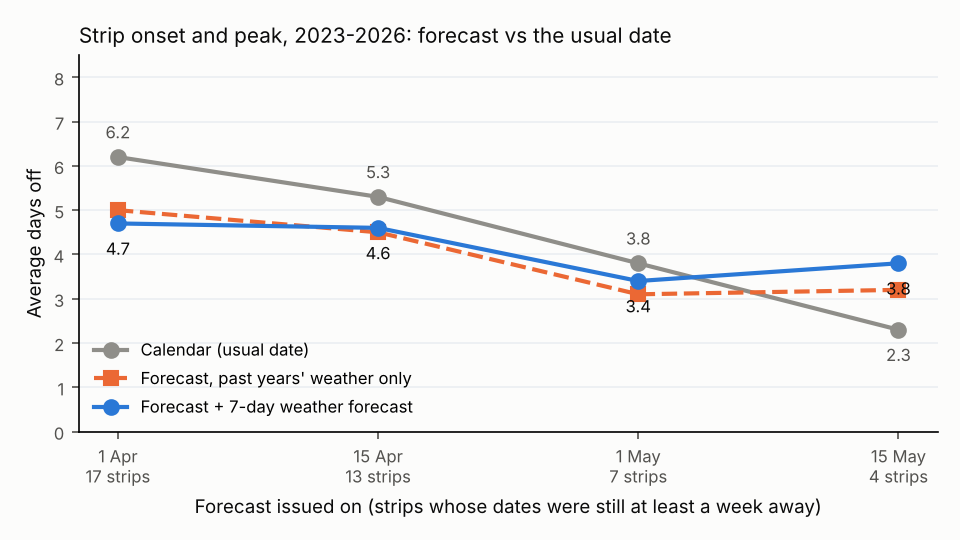

Recreate this plot in Python.
#!/usr/bin/env python3
"""Lead-time backtest: how many weeks ahead is the live map's strip forecast better than the calendar?

For each season 2023-2026 and each issue date (1 Apr, 15 Apr, 1 May, 15 May, 1 Jun) the live forecast is rebuilt as
it would have stood that morning (build_live.build, frozen P3 fits, no refit), three ways:
- analogs:  real weather through the newest day the morning job really has (issue day minus build_live.PRISM_LAG_DAYS,
            3 days), then past years' weather (what a backfill does);
- gfs:      the same plus 7 forecast days from there, as the live job asks Open-Meteo for, from GFS runs the issuer
            already had (NOAA's AWS archive), standing in for Open-Meteo, which keeps no archive: the 2 days between
            the last PRISM day and the issue day each from the 00Z run of that day (its first 24 hours: model output,
            as Open-Meteo serves recent days), then days 1-5 of the issue day's 00Z run;
- perfect:  the same 7 days as real weather (PRISM): the most a 7-day forecast could ever add.
Each forecast is graded strip by strip against that season's research-grade first-wave records with scorecard.py's
own code (score_band: real onset / peak = 10th percentile / median day, >= 20 records, graded only if issued at
least 7 days before the real date), against the calendar.

No peeking for 2023-2025 (seasons the frozen model was fitted on): only the fold fit that left that year out is used,
that year is dropped from the past-weather endings, and the calendar, the past-miss widening and the strip weights
use the other years only. 2026 runs exactly as the live job would (all 11 fits x 11 endings).

Observed weather is PRISM via RCC-ACIS, as the live job (cached per season in notebooks/data, gitignored). GFS needs
pygrib (`pip install pygrib`); only the 2 m max/min temperature fields are fetched (byte ranges).

Run: python3 pipeline/live/leadtime.py            # downloads once into notebooks/data/leadtime/, then ~minutes
     python3 -m pytest pipeline/live/test_leadtime.py
"""
import argparse
import datetime as dt
import json
import sys
import urllib.request
from concurrent.futures import ThreadPoolExecutor
from pathlib import Path

import numpy as np
import pandas as pd

HERE = Path(__file__).resolve().parent
sys.path.insert(0, str(HERE.parent))
from live import build_live as L, rehearse as R, scorecard as S, sources  # noqa: E402

import h3  # noqa: E402

CACHE = L.ROOT / "notebooks" / "data" / "leadtime"
SEASONS = (2023, 2024, 2025, 2026)
ISSUES = ("04-01", "04-15", "05-01", "05-15", "06-01")
VARIANTS = ("analogs", "gfs", "perfect")
SCORE_TODAY = dt.date(2026, 10, 24)          # records known by the Monday on or before this (as SCORECARD_2026)
GFS = "https://noaa-gfs-bdp-pds.s3.amazonaws.com/gfs.{d:%Y%m%d}/00/atmos/gfs.t00z.pgrb2.0p50.f{h:03d}"
LEAD_BINS = ((7, 14), (14, 28), (28, 42), (42, 63), (63, 200))   # days from issue to the real date


# ---------------------------------------------------------------- pure helpers (tested)
def bilinear(field, lats, lngs, lat0=90.0, lng0=0.0, step=0.5):
    """Bilinear value of a regular global grid (rows from lat0 going south, columns from lng0 going east, `step`
    degrees, longitudes wrapping) at each point."""
    nlat, nlng = field.shape
    y = (lat0 - np.asarray(lats, float)) / step
    x = (np.asarray(lngs, float) - lng0) % 360.0 / step
    y0 = np.clip(np.floor(y).astype(int), 0, nlat - 2)
    x0 = np.floor(x).astype(int) % nlng
    x1 = (x0 + 1) % nlng
    fy, fx = y - y0, x - np.floor(x)
    return ((1 - fy) * (1 - fx) * field[y0, x0] + (1 - fy) * fx * field[y0, x1]
            + fy * (1 - fx) * field[y0 + 1, x0] + fy * fx * field[y0 + 1, x1])


def daily_extremes(win_max, win_min, n_days):
    """Daily Tmax / Tmin from 6-hour window max / min, [point, window] with window 0 starting 06Z of the first day
    (about 1 am Central): 4 windows per weather day. -> ([point, day] tmin, [point, day] tmax)."""
    wmax = np.asarray(win_max, float)[:, :4 * n_days].reshape(len(win_max), n_days, 4)
    wmin = np.asarray(win_min, float)[:, :4 * n_days].reshape(len(win_min), n_days, 4)
    return wmin.min(2), wmax.max(2)


def without_year(replay, year):
    """The replay file with one year's moths taken out (its scored strip-years and its sightings), so a forecast for
    that year sizes its range, weights its strips and sets its calendar from the other years only."""
    out = dict(replay)
    out["scores"] = [s for s in replay["scores"] if s["year"] != year]
    out["sightings"] = [s for s in replay["sightings"] if s[1] != year]
    return out


def date_errors(row, season, issued):
    """Per-date lead and errors from one scored score_band row: [(kind, lead days, |forecast|, |calendar|)]."""
    if row.get("status") != "scored":
        return []
    out = []
    for k in ("onset", "peak"):
        r = row[k]
        lead = (S.doy_date(season, int(np.floor(r["real"]))) - issued).days
        out.append((k, lead, abs(r["error"]), abs(r["calendar_error"])))
    return out


def by_lead(errs, bins=LEAD_BINS):
    """Mean |error| per lead bin: errs [(lead, |fc| dict by variant, |cal|)] -> [(lo, hi, n, {variant: mae}, cal)]."""
    out = []
    for lo, hi in bins:
        got = [e for e in errs if lo <= e[0] < hi]
        if not got:
            continue
        vs = got[0][1].keys()
        out.append((lo, hi, len(got), {v: float(np.mean([g[1][v] for g in got])) for v in vs},
                    float(np.mean([g[2] for g in got]))))
    return out


# ---------------------------------------------------------------- downloads (cached)
def _get(url, rng=None):
    req = urllib.request.Request(url, headers={**sources.UA, **({"Range": f"bytes={rng[0]}-{rng[1]}"} if rng else {})})
    for attempt in range(5):
        try:
            with urllib.request.urlopen(req, timeout=120) as r:
                return r.read()
        except Exception:  # noqa: BLE001
            if attempt == 4:
                raise
    return None


def gfs_window(day: dt.date, fh: int, lats, lngs):
    """2 m max / min temperature (deg C) over the 6 hours ending fh hours after the 00Z run of `day`, at each point."""
    import pygrib
    url = GFS.format(d=day, h=fh)
    idx = _get(url + ".idx").decode().splitlines()
    offs = [int(line.split(":")[1]) for line in idx]
    want = {}
    for i, line in enumerate(idx):
        f = line.split(":")
        if f[3] in ("TMAX", "TMIN") and f[4] == "2 m above ground":
            want[f[3]] = (offs[i], offs[i + 1] - 1)
    out = []
    for k in ("TMAX", "TMIN"):
        g = pygrib.fromstring(_get(url, want[k]))
        out.append(bilinear(g.values - 273.15, lats, lngs, g.latitudeOfFirstGridPointInDegrees, 0.0, 0.5))
    return out


def gfs_days(run: dt.date, cells, n_days=L.FORECAST_DAYS):
    """Daily Tmin / Tmax [cell, n_days] for run .. run + n_days - 1 from the 00Z GFS run of day `run` (cached)."""
    name = f"gfs_{run.isoformat()}.npz" if n_days == L.FORECAST_DAYS else f"gfs_{run.isoformat()}_{n_days}d.npz"
    path = CACHE / name
    if path.exists():
        z = np.load(path)
        return z["tmin"], z["tmax"]
    ll = np.array([h3.cell_to_latlng(c) for c in cells])
    hours = [12 + 6 * j for j in range(4 * n_days)]                   # windows 06Z run day .. 06Z run + n_days
    with ThreadPoolExecutor(6) as ex:
        got = list(ex.map(lambda h: gfs_window(run, h, ll[:, 0], ll[:, 1]), hours))
    tmin, tmax = daily_extremes(np.array([g[0] for g in got]).T, np.array([g[1] for g in got]).T, n_days)
    path.parent.mkdir(parents=True, exist_ok=True)
    np.savez_compressed(path, tmin=tmin, tmax=tmax)
    return tmin, tmax


def gfs_week(issue: dt.date, cells):
    """Daily Tmin / Tmax [cell, 7] for issue .. issue + 6 from the 00Z GFS run of the issue day (cached)."""
    return gfs_days(issue, cells)


def forecast_days(as_of: dt.date, issue: dt.date, n_days, model_day):
    """What the issuer's 7-day forecast holds, day by day, using only model runs out by the issue morning: each day
    before the issue day from the 00Z run of that same day (its first 24 hours), the rest from the issue day's 00Z run.
    model_day(run_day, n) -> (tmin, tmax) [cell, n] from that run. Returns [cell, n_days] arrays."""
    parts = [model_day(as_of + dt.timedelta(days=k), 1) for k in range(1, (issue - as_of).days)]
    parts.append(model_day(issue, L.FORECAST_DAYS))
    return tuple(np.concatenate([q[i] for q in parts], 1)[:, :n_days] for i in (0, 1))


def season_records(season):
    """Research-grade luna records for a season, as the scorecard fetches them (cached)."""
    path = L.ROOT / "notebooks" / "data" / f"luna_{season}_rg.parquet"
    if path.exists():
        return pd.read_parquet(path)
    raw = S.fetch_records(season, min(SCORE_TODAY, dt.date(season, 12, 31)))
    raw.to_parquet(path)
    return raw


# ---------------------------------------------------------------- one forecast
class Patched:
    """Points build_live at one season's cached weather and one replay/fit subset, the way rehearse.py does."""

    def __init__(self, season, cells):
        self.season, self.cells = season, cells
        self.start, self.tmin, self.tmax = R.cached_prism(season, cells, through=dt.date(season, 6, 30))
        self.index = {(round(a, 6), round(b, 6)): i for i, (a, b) in enumerate(h3.cell_to_latlng(c) for c in cells)}
        self.orig = (L.REPLAY, L.FOLD_FITS, L.temperature_cube, sources.prism_acis, sources.open_meteo,
                     L.season_sightings)
        self.forecast = None

    def prism_acis(self, lat, lng, s, e):
        """The cached season by ACIS date (sources.prism_point applies the weather-day rule on top)."""
        i, a0 = self.index[(round(lat, 6), round(lng, 6))], (s - self.start).days
        return self.tmin[i, a0:a0 + (e - s).days + 1].copy(), self.tmax[i, a0:a0 + (e - s).days + 1].copy()

    def prism_cube(self, s, e):
        """Real weather s..e for every cell by weather day (each high from the next ACIS date)."""
        a0 = (s - self.start).days
        return sources.weather_days(self.tmin[:, a0:a0 + (e - s).days + 2], self.tmax[:, a0:a0 + (e - s).days + 2])

    def __enter__(self):
        season = self.season
        sources.prism_acis = self.prism_acis
        sources.open_meteo = lambda lats, lngs, s, e: self.forecast
        L.season_sightings = lambda *_: []
        if season <= L.ANALOG_YEARS[1]:            # a fitted year: no peeking at its moths or its weather
            replay = without_year(json.loads(self.orig[0].read_text()), season)
            ff = json.loads(self.orig[1].read_text())
            ff["folds"] = {str(season): ff["folds"][str(season)]}
            CACHE.mkdir(parents=True, exist_ok=True)
            (CACHE / f"replay_wo_{season}.json").write_text(json.dumps(replay))
            (CACHE / f"fits_wo_{season}.json").write_text(json.dumps(ff))
            L.REPLAY, L.FOLD_FITS = CACHE / f"replay_wo_{season}.json", CACHE / f"fits_wo_{season}.json"
            cube = self.orig[2]

            def drop(cells, y0, y1, cache):
                h, years, a, b = cube(cells, y0, y1, cache)
                k = years != season
                return h, years[k], a[:, k], b[:, k]
            L.temperature_cube = drop
        return self

    def __exit__(self, *exc):
        L.REPLAY, L.FOLD_FITS, L.temperature_cube, sources.prism_acis, sources.open_meteo, L.season_sightings = self.orig


def forecast(p: Patched, issue: dt.date, variant):
    """One rebuilt forecast, filed as issued on `issue` with real weather through the newest day the morning job has."""
    as_of = issue - dt.timedelta(days=L.PRISM_LAG_DAYS)
    f0, f1 = as_of + dt.timedelta(days=1), as_of + dt.timedelta(days=L.FORECAST_DAYS)
    if variant == "gfs":       # model data only: no real weather past as_of, which the issuer could not have had
        p.forecast = forecast_days(as_of, issue, L.FORECAST_DAYS, lambda d, n: gfs_days(d, p.cells, n))
    elif variant == "perfect":
        p.forecast = p.prism_cube(f0, f1)
    live = L.build(p.season, as_of, variant != "analogs", SCORE_TODAY)
    return S.archive_entry(live, issued=issue.isoformat())


# ---------------------------------------------------------------- run
def run(seasons=SEASONS, issues=ISSUES, variants=VARIANTS):
    base = json.loads(L.REPLAY.read_text())
    cells = base["cells"]
    cuts = {b["label"]: min(int(b["cutoff"] or S.FALLBACK_CUT), S.FALLBACK_CUT) for b in base["bands"]}
    score_date = S.week_start(SCORE_TODAY)
    rows = []
    for season in seasons:
        raw = season_records(season)
        rec = S.first_wave(raw, season, cuts, score_date)
        cal = S.calendar(without_year(base, season) if season <= L.ANALOG_YEARS[1] else base)
        with Patched(season, cells) as p:
            for md in issues:
                issue = dt.date.fromisoformat(f"{season}-{md}")
                for v in variants:
                    path = CACHE / "forecasts" / f"{issue.isoformat()}_{v}.json"
                    if path.exists():
                        e = json.loads(path.read_text())
                    else:
                        e = forecast(p, issue, v)
                        path.parent.mkdir(parents=True, exist_ok=True)
                        path.write_text(json.dumps(e))
                    for b in cuts:
                        r = S.score_band(b, rec[rec.band == b], season, cuts[b], score_date, [e], e["model"], cal)
                        rows.append({"season": season, "issue": md, "variant": v, "band": b, "row": r,
                                     "dates": date_errors(r, season, issue)})
                    print(f"{season} {md} {v}: " + " ".join(
                        f"{x['band']}={x['row'].get('miss', x['row']['status'])}" for x in rows[-len(cuts):]), flush=True)
    return rows


def summarise(rows, variants=VARIANTS):
    """By issue date: strips scored, mean miss per variant and calendar (scorecard metric); and by lead time."""
    by_issue = []
    for md in ISSUES:
        got = {v: [x["row"] for x in rows if x["issue"] == md and x["variant"] == v and x["row"]["status"] == "scored"]
               for v in variants}
        n = len(got[variants[0]])
        if not n:
            continue
        won = "gfs" if "gfs" in got else variants[0]      # "won" counts the forecast as the live job makes it
        by_issue.append({"issue": md, "strips": n,
                         **{v: round(float(np.mean([r["miss"] for r in got[v]])), 1) for v in variants},
                         "calendar": round(float(np.mean([r["calendar_miss"] for r in got[variants[0]]])), 1),
                         "beat_calendar": sum(r["miss"] < r["calendar_miss"] for r in got[won]), "beat_calendar_variant": won})
    keyed = {}
    for x in rows:
        for k, lead, fc, cal in x["dates"]:
            keyed.setdefault((x["season"], x["issue"], x["band"], k), [lead, {}, cal])[1][x["variant"]] = fc
    lead = [(lo, hi, n, {v: round(m, 1) for v, m in ms.items()}, round(c, 1))
            for lo, hi, n, ms, c in by_lead([tuple(v) for v in keyed.values() if len(v[1]) == len(variants)])]
    return by_issue, lead


def chart(by_issue, path):
    """Average days off by issue date: the forecast with and without the 7-day weather, and the calendar."""
    import matplotlib
    matplotlib.use("Agg")
    import matplotlib.pyplot as plt
    ink, muted, surface = "#0b0b0b", "#52514e", "#fcfcfb"
    x = np.arange(len(by_issue))
    fig, ax = plt.subplots(figsize=(6.4, 3.6), dpi=150, facecolor=surface)
    ax.set_facecolor(surface)
    series = (("calendar", "Calendar (usual date)", "#8f8e89", "o", "-"),
              ("analogs", "Forecast, past years' weather only", "#eb6834", "s", "--"),
              ("gfs", "Forecast + 7-day weather forecast", "#2a78d6", "o", "-"))
    for key, label, color, marker, ls in series:
        ax.plot(x, [r[key] for r in by_issue], color=color, lw=2, marker=marker, ms=7, ls=ls, label=label)
    for i, r in enumerate(by_issue):
        below = r["gfs"] <= r["calendar"]
        ax.annotate(f"{r['gfs']:.1f}", (x[i], r["gfs"]), textcoords="offset points", xytext=(0, -15),
                    ha="center", fontsize=8, color=ink)
        ax.annotate(f"{r['calendar']:.1f}", (x[i], r["calendar"]), textcoords="offset points",
                    xytext=(0, 9 if below else -15), ha="center", fontsize=8, color=muted)
    when = {"04-01": "1 Apr", "04-15": "15 Apr", "05-01": "1 May", "05-15": "15 May", "06-01": "1 Jun"}
    ax.set_xticks(x, [f"{when[r['issue']]}\n{r['strips']} strips" for r in by_issue])
    ax.set_xlabel("Forecast issued on (strips whose dates were still at least a week away)", color=ink, fontsize=9)
    ax.set_ylabel("Average days off", color=ink, fontsize=9)
    ax.set_ylim(0, 8.5)
    for sp in ("top", "right"):
        ax.spines[sp].set_visible(False)
    ax.tick_params(colors=muted, labelsize=8)
    ax.grid(axis="y", color="#eaeef2", lw=0.8)
    ax.set_axisbelow(True)
    ax.legend(frameon=False, fontsize=8, loc="lower left")
    ax.set_title("Strip onset and peak, 2023-2026: forecast vs the usual date", fontsize=10, color=ink, loc="left")
    fig.tight_layout()
    fig.savefig(path, facecolor=surface)


def main(argv=None):
    ap = argparse.ArgumentParser(description=__doc__.split("\n")[0])
    ap.add_argument("--seasons", type=int, nargs="+", default=list(SEASONS))
    ap.add_argument("--out", type=Path, default=HERE / "leadtime.json")
    ap.add_argument("--chart", type=Path, default=HERE / "leadtime.png")
    a = ap.parse_args(argv)
    rows = run(a.seasons)
    by_issue, lead = summarise(rows)
    strips = [{"season": x["season"], "issue": x["issue"], "variant": x["variant"], "band": x["band"],
               "status": x["row"]["status"], "miss": x["row"].get("miss"), "calendar_miss": x["row"].get("calendar_miss"),
               "peak_error": x["row"].get("peak", {}).get("error"), "onset_error": x["row"].get("onset", {}).get("error")}
              for x in rows]
    a.out.write_text(json.dumps({"by_issue": by_issue,
                                 "by_lead": [{"lead_days": [lo, hi], "dates": n, **m, "calendar": c}
                                             for lo, hi, n, m, c in lead],
                                 "strips": strips}, indent=1) + "\n")
    chart(by_issue, a.chart)
    print(json.dumps(by_issue, indent=1))
    print(json.dumps(lead))
    return 0


if __name__ == "__main__":
    sys.exit(main())
